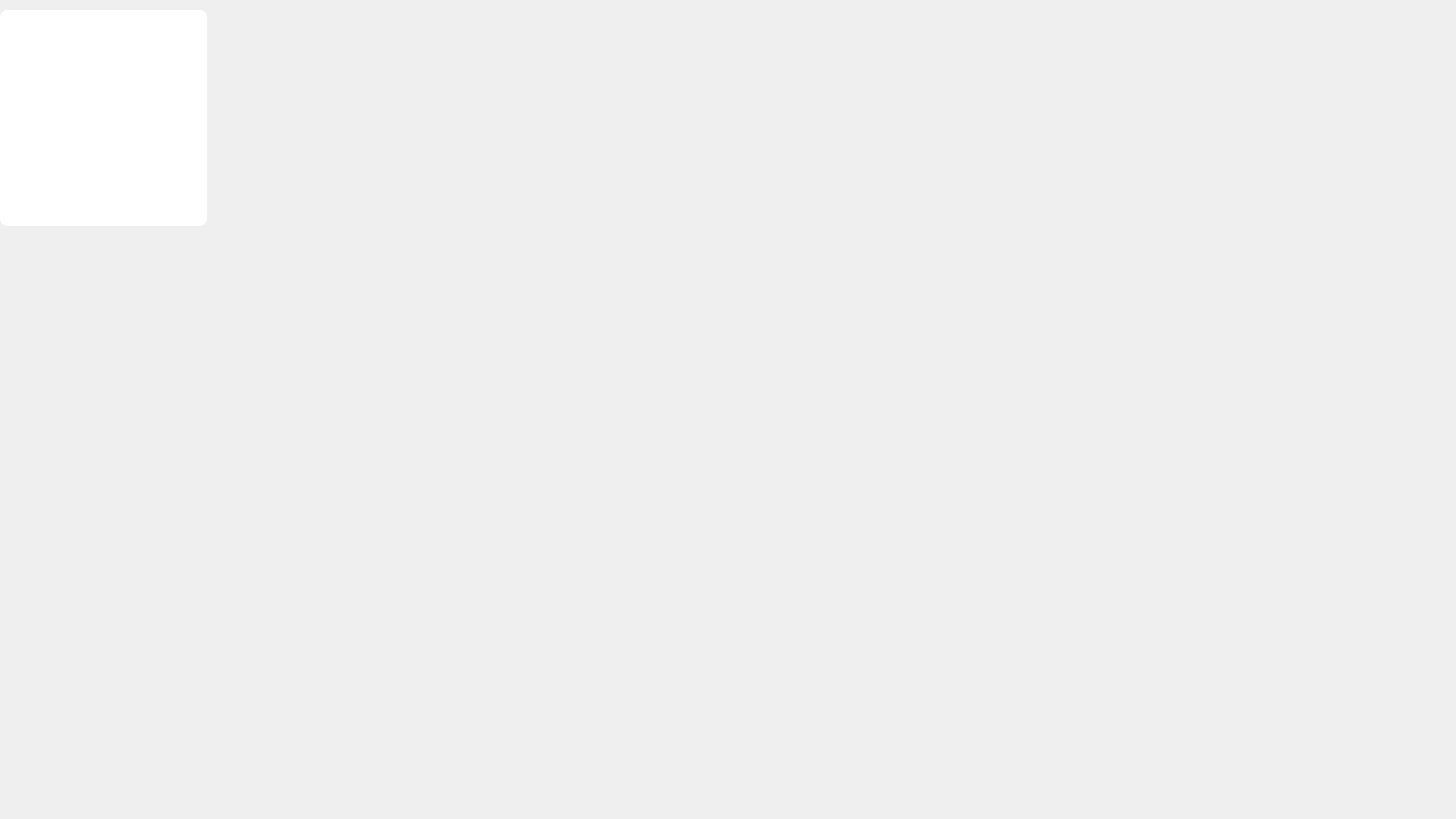
<?xml version="1.0" encoding="UTF-8"?>
<ui version="4.0">
 <class>Gallery</class>
 <widget class="QWidget" name="Gallery">
  <property name="geometry">
   <rect>
    <x>0</x>
    <y>0</y>
    <width>1920</width>
    <height>1080</height>
   </rect>
  </property>
  <property name="sizePolicy">
   <sizepolicy hsizetype="Preferred" vsizetype="Preferred">
    <horstretch>0</horstretch>
    <verstretch>0</verstretch>
   </sizepolicy>
  </property>
  <property name="windowTitle">
   <string/>
  </property>
  <layout class="QVBoxLayout" name="verticalLayout" stretch="0,0">
   <property name="spacing">
    <number>0</number>
   </property>
   <property name="leftMargin">
    <number>0</number>
   </property>
   <property name="topMargin">
    <number>0</number>
   </property>
   <property name="rightMargin">
    <number>0</number>
   </property>
   <property name="bottomMargin">
    <number>0</number>
   </property>
   <item>
    <widget class="QWidget" name="pop" native="true">
     <property name="minimumSize">
      <size>
       <width>273</width>
       <height>298</height>
      </size>
     </property>
     <property name="maximumSize">
      <size>
       <width>273</width>
       <height>298</height>
      </size>
     </property>
     <property name="styleSheet">
      <string notr="true">background-color: rgba(0, 0, 0, 0);</string>
     </property>
     <layout class="QVBoxLayout" name="verticalLayout_2">
      <property name="spacing">
       <number>0</number>
      </property>
      <property name="leftMargin">
       <number>0</number>
      </property>
      <property name="topMargin">
       <number>0</number>
      </property>
      <property name="rightMargin">
       <number>0</number>
      </property>
      <property name="bottomMargin">
       <number>0</number>
      </property>
      <item alignment="Qt::AlignHCenter">
       <widget class="QLabel" name="arrow">
        <property name="enabled">
         <bool>true</bool>
        </property>
        <property name="minimumSize">
         <size>
          <width>46</width>
          <height>13</height>
         </size>
        </property>
        <property name="maximumSize">
         <size>
          <width>46</width>
          <height>13</height>
         </size>
        </property>
        <property name="text">
         <string/>
        </property>
       </widget>
      </item>
      <item>
       <widget class="QFrame" name="content">
        <property name="styleSheet">
         <string notr="true">background-color:#FFFFFF;
border-radius: 10px;</string>
        </property>
        <layout class="QVBoxLayout" name="verticalLayout_3"/>
       </widget>
      </item>
     </layout>
    </widget>
   </item>
   <item>
    <spacer name="verticalSpacer">
     <property name="orientation">
      <enum>Qt::Vertical</enum>
     </property>
     <property name="sizeHint" stdset="0">
      <size>
       <width>20</width>
       <height>40</height>
      </size>
     </property>
    </spacer>
   </item>
  </layout>
 </widget>
 <resources/>
 <connections/>
</ui>
